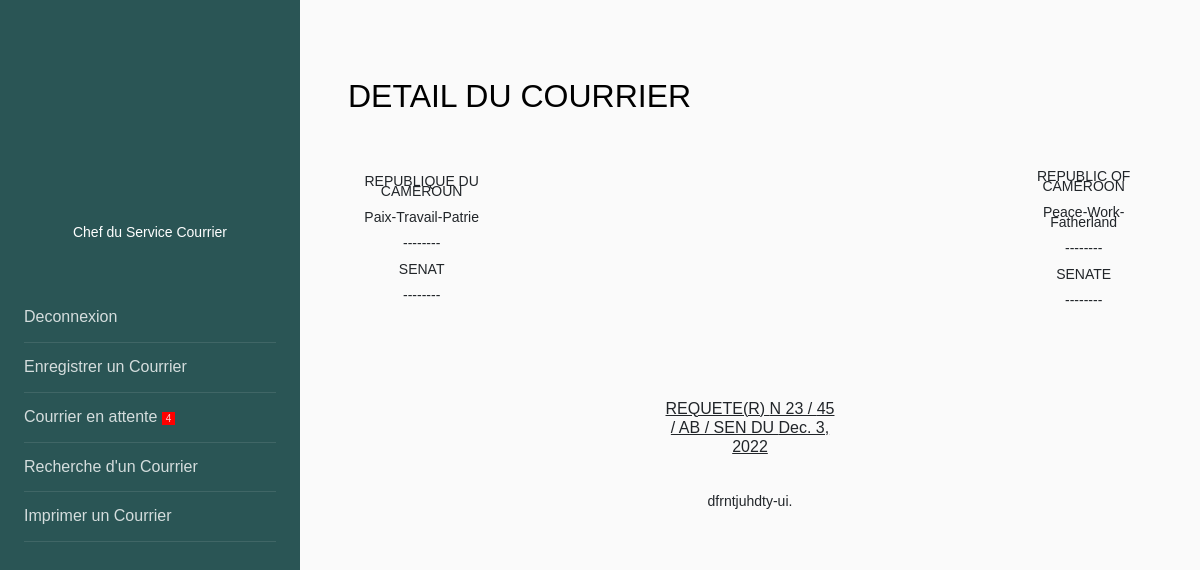
The page /5 on the database as committed earlier.
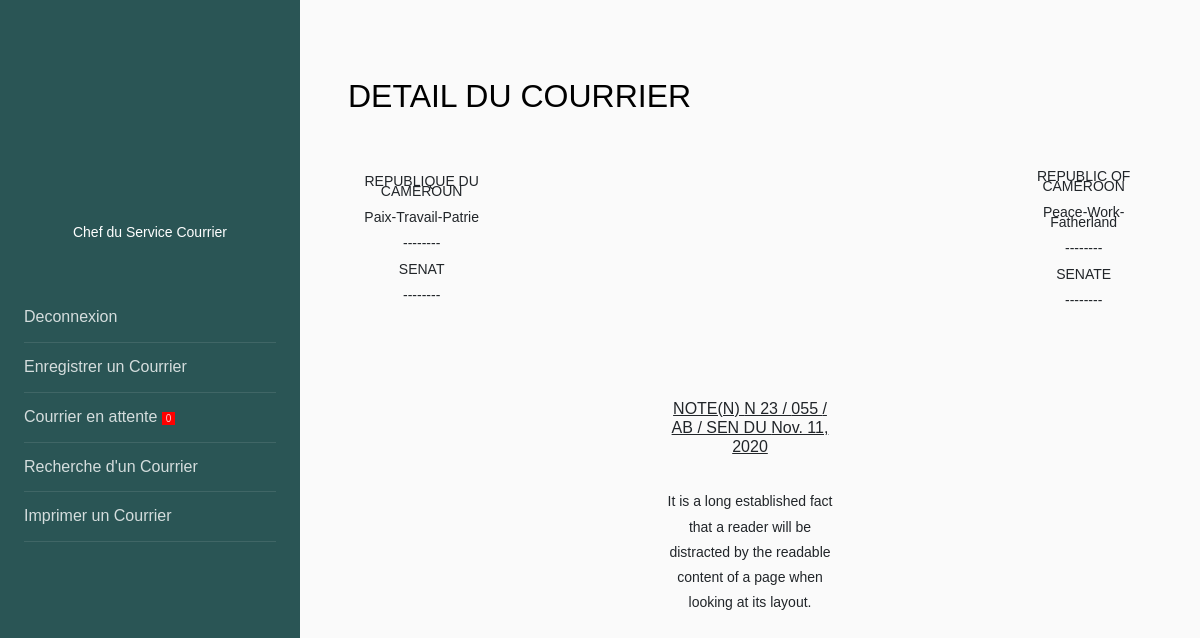
The same page on the database as committed later.
### senat/models.py (models this page shows, shortened)
class Courrier(models.Model):
    transmetteur = models.CharField(max_length=150, choices=EMETTEUR)
    recepteur = models.CharField(max_length=100, choices=RECEPTEUR)
    types = models.CharField(max_length=100, choices=TYPES_COURRIERS)
    structure = models.CharField(max_length=100, choices=STRUCTURE, null=True, blank=True)
    code = models.CharField(max_length=100, null=False, blank=False)
    annee = models.CharField(max_length=100, null=True, blank=True)
    date = models.DateField(blank=True, null=True)
    objet = models.CharField(max_length=10000, null=False, blank=False)
    service_traitement = models.CharField(max_length=150, choices=SERVICE_TRAITEMENT)
    mention = models.CharField(max_length=100, choices=MENTION, null=True, blank=True)
    is_active = models.BooleanField(default=True)
    created_at = models.DateTimeField(auto_now_add=True)
    class Meta:
        db_table = "courrier"

### senat/views.py (the view)
# urls.py: path('<int:id>', views.courrier_attente_detail, name='courrier_attente_detail'),
def courrier_attente_detail(request, id):
    obj = get_object_or_404(Courrier, pk=id)
    courrier = Courrier.objects.filter(mention="ETUDE ET COMPTE RENDU", is_active=True)
    count_courrier = courrier.count()
    return render(request, 'courrier_detail.html', {"obj": obj, "count_courrier": count_courrier})

### senat/templates/courrier_detail.html (shortened to what this page needs)
{% load static %}
{% load crispy_forms_tags %}
<!DOCTYPE html>
<html>
<head>
<link rel="stylesheet" href="https://stackpath.bootstrapcdn.com/font-awesome/4.7.0/css/font-awesome.min.css">
<link rel="stylesheet" href="https://stackpath.bootstrapcdn.com/bootstrap/4.3.1/css/bootstrap.min.css">
</head>
<body>
<div class="wrapper d-flex align-items-stretch">
    <nav id="sidebar">
        <div class="p-4 pt-5">
            <a href="#" class="img logo rounded-circle mb-3" style="background-image: url(http://frontendfreecode.com/img/user.jpg);"></a>
            <p class="text-center"> <br> Chef du Service Courrier</p>
            <ul class="list-unstyled components mb-5 mt-5">
                <li>
                    <a href="{% url 'account:index' %}">Deconnexion</a>
                </li>
                <li>
                    <a href="{% url 'senat:chef_service' %}">Enregistrer un Courrier</a>
                </li>
                <li>
                    <a href="{% url 'senat:courrier_attente' %}">Courrier en attente <span style="font-size:10px; border: 1px solid red; padding-left: 3px; padding-right: 3px; border-radius: %; background-color: red">{{ count_courrier }}</span></a>
                </li>
                <li>
                    <a href="{% url 'senat:search_chef' %}">Recherche d'un Courrier </a>
                </li>
                <li>
                    <a href="{% url 'senat:list_courrier' %}">Imprimer un Courrier </a>
                </li>
            </ul>
        </div>
    </nav>
    <div id="content" class="p-4 p-md-5 ">
        <h2 class="mb-4 mt-4">DETAIL DU COURRIER</h2>
            <div class="container">
                    <table class="head">
                        <tr>
                            <td class="head1">
                                <p>REPUBLIQUE DU CAMEROUN</p>
                                <p>Paix-Travail-Patrie</p>
                                <p>--------</p>
                                <p>SENAT</p>
                                <p>--------</p>
                            </td>
                            <td class="head2">
                            </td>
                            <td class="head3">
                                <p>REPUBLIC OF CAMEROON</p>
                                <p>Peace-Work-Fatherland</p>
                                <p>--------</p>
                                <p>SENATE</p>
                                <p>--------</p>
                            </td>
                        </tr>
                    </table>
                    <br><br><br>
                    <table class="obj">
                        <tr>
                            <td class="objet1">
                            </td>
                            <td class="objet">
                                <h6>{{ obj.types }} N 23 / {{ obj.code }} / AB / SEN DU {{ obj.date }}</h6><br>
                                <p>{{ obj.objet }}.
                                </p>
                            </td>
                            <td class="objet2">
                            </td>
                        </tr>
                    </table>
            </div>
    </div>
</div>
</body>
</html>

Rows that differ between the two databases and show on the page:
changed Courrier: types "REQUETE(R)" → "NOTE(N)"; code "45" → "055"; date "Dec. 3, 2022" → "Nov. 11, 2020"; objet "dfrntjuhdty-ui" → "It is a long established fact that a reader will be distracted by the readable content of a page when looking at its layout"
Other text that changed with them:
{{ count_courrier }}: "4" → "0"
